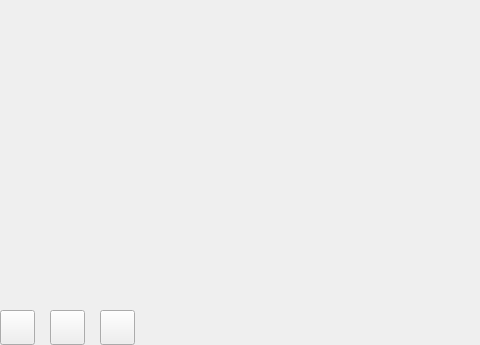
<?xml version="1.0" encoding="UTF-8"?>
<ui version="4.0">
 <class>Frame</class>
 <widget class="QFrame" name="Frame">
  <property name="geometry">
   <rect>
    <x>0</x>
    <y>0</y>
    <width>480</width>
    <height>345</height>
   </rect>
  </property>
  <property name="minimumSize">
   <size>
    <width>0</width>
    <height>345</height>
   </size>
  </property>
  <property name="maximumSize">
   <size>
    <width>480</width>
    <height>345</height>
   </size>
  </property>
  <property name="windowTitle">
   <string>Frame</string>
  </property>
  <property name="frameShape">
   <enum>QFrame::NoFrame</enum>
  </property>
  <property name="frameShadow">
   <enum>QFrame::Sunken</enum>
  </property>
  <property name="lineWidth">
   <number>0</number>
  </property>
  <layout class="QVBoxLayout" name="verticalLayout">
   <property name="spacing">
    <number>5</number>
   </property>
   <property name="leftMargin">
    <number>0</number>
   </property>
   <property name="topMargin">
    <number>0</number>
   </property>
   <property name="rightMargin">
    <number>0</number>
   </property>
   <property name="bottomMargin">
    <number>0</number>
   </property>
   <item>
    <widget class="QLabel" name="label_camera">
     <property name="minimumSize">
      <size>
       <width>480</width>
       <height>300</height>
      </size>
     </property>
     <property name="maximumSize">
      <size>
       <width>480</width>
       <height>320</height>
      </size>
     </property>
     <property name="frameShape">
      <enum>QFrame::NoFrame</enum>
     </property>
     <property name="frameShadow">
      <enum>QFrame::Plain</enum>
     </property>
     <property name="text">
      <string/>
     </property>
     <property name="scaledContents">
      <bool>false</bool>
     </property>
    </widget>
   </item>
   <item>
    <layout class="QHBoxLayout" name="horizontalLayout">
     <property name="spacing">
      <number>15</number>
     </property>
     <property name="leftMargin">
      <number>0</number>
     </property>
     <property name="bottomMargin">
      <number>0</number>
     </property>
     <item>
      <widget class="QPushButton" name="pushButton_capture">
       <property name="minimumSize">
        <size>
         <width>35</width>
         <height>35</height>
        </size>
       </property>
       <property name="maximumSize">
        <size>
         <width>35</width>
         <height>35</height>
        </size>
       </property>
       <property name="text">
        <string/>
       </property>
       <property name="icon">
        <iconset resource="../resources.qrc">
         <normaloff>:/resources/img/resources/img/Actions-media-playback-start-icon.png</normaloff>:/resources/img/resources/img/Actions-media-playback-start-icon.png</iconset>
       </property>
       <property name="iconSize">
        <size>
         <width>25</width>
         <height>25</height>
        </size>
       </property>
       <property name="default">
        <bool>false</bool>
       </property>
       <property name="flat">
        <bool>false</bool>
       </property>
      </widget>
     </item>
     <item>
      <widget class="QPushButton" name="pushButton_recording">
       <property name="minimumSize">
        <size>
         <width>35</width>
         <height>35</height>
        </size>
       </property>
       <property name="maximumSize">
        <size>
         <width>35</width>
         <height>35</height>
        </size>
       </property>
       <property name="text">
        <string/>
       </property>
       <property name="icon">
        <iconset resource="../resources.qrc">
         <normaloff>:/resources/img/resources/img/Actions-media-record-icon.png</normaloff>:/resources/img/resources/img/Actions-media-record-icon.png</iconset>
       </property>
       <property name="iconSize">
        <size>
         <width>25</width>
         <height>25</height>
        </size>
       </property>
       <property name="default">
        <bool>false</bool>
       </property>
       <property name="flat">
        <bool>false</bool>
       </property>
      </widget>
     </item>
     <item>
      <widget class="QPushButton" name="pushButton_photo">
       <property name="minimumSize">
        <size>
         <width>35</width>
         <height>35</height>
        </size>
       </property>
       <property name="maximumSize">
        <size>
         <width>35</width>
         <height>35</height>
        </size>
       </property>
       <property name="text">
        <string/>
       </property>
       <property name="icon">
        <iconset resource="../resources.qrc">
         <normaloff>:/resources/img/resources/img/photo.png</normaloff>:/resources/img/resources/img/photo.png</iconset>
       </property>
       <property name="iconSize">
        <size>
         <width>25</width>
         <height>25</height>
        </size>
       </property>
       <property name="default">
        <bool>false</bool>
       </property>
       <property name="flat">
        <bool>false</bool>
       </property>
      </widget>
     </item>
     <item>
      <widget class="QLabel" name="label_captureStatut">
       <property name="maximumSize">
        <size>
         <width>25</width>
         <height>25</height>
        </size>
       </property>
       <property name="text">
        <string/>
       </property>
       <property name="pixmap">
        <pixmap resource="../resources.qrc">:/resources/img/resources/img/round_button_off.png</pixmap>
       </property>
       <property name="scaledContents">
        <bool>true</bool>
       </property>
      </widget>
     </item>
     <item>
      <spacer name="horizontalSpacer">
       <property name="orientation">
        <enum>Qt::Horizontal</enum>
       </property>
       <property name="sizeType">
        <enum>QSizePolicy::Expanding</enum>
       </property>
       <property name="sizeHint" stdset="0">
        <size>
         <width>5</width>
         <height>5</height>
        </size>
       </property>
      </spacer>
     </item>
    </layout>
   </item>
  </layout>
 </widget>
 <resources>
  <include location="../resources.qrc"/>
  <include location="../resources.qrc"/>
 </resources>
 <connections/>
</ui>
